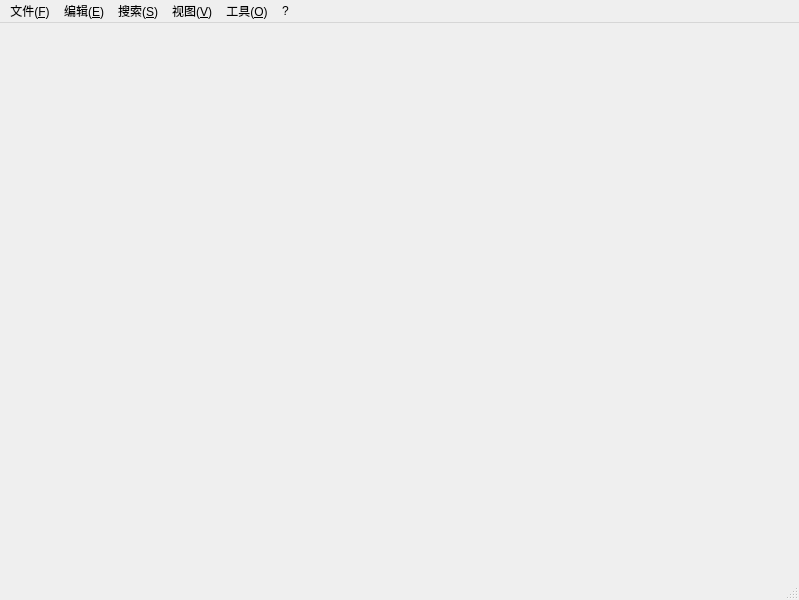
<?xml version="1.0" encoding="UTF-8"?>
<ui version="4.0">
 <class>MainWindow</class>
 <widget class="QMainWindow" name="MainWindow">
  <property name="geometry">
   <rect>
    <x>0</x>
    <y>0</y>
    <width>799</width>
    <height>600</height>
   </rect>
  </property>
  <property name="acceptDrops">
   <bool>true</bool>
  </property>
  <property name="windowTitle">
   <string>CipherManagerGUI</string>
  </property>
  <widget class="QWidget" name="central_widget">
   <layout class="QGridLayout" name="grid_layout"/>
  </widget>
  <widget class="QMenuBar" name="menubar">
   <property name="geometry">
    <rect>
     <x>0</x>
     <y>0</y>
     <width>799</width>
     <height>21</height>
    </rect>
   </property>
   <widget class="QMenu" name="menu_file">
    <property name="focusPolicy">
     <enum>Qt::NoFocus</enum>
    </property>
    <property name="toolTip">
     <string/>
    </property>
    <property name="statusTip">
     <string/>
    </property>
    <property name="title">
     <string>文件(&amp;F)</string>
    </property>
    <addaction name="action_new"/>
    <addaction name="action_open"/>
    <addaction name="action_save"/>
    <addaction name="action_save_new"/>
    <addaction name="action_ren"/>
    <addaction name="separator"/>
    <addaction name="action_import"/>
    <addaction name="action_export"/>
    <addaction name="action_attribute"/>
    <addaction name="separator"/>
    <addaction name="action_encrypt_file"/>
    <addaction name="action_decrypt_file"/>
    <addaction name="separator"/>
    <addaction name="action_exit"/>
   </widget>
   <widget class="QMenu" name="menu_edit">
    <property name="title">
     <string>编辑(&amp;E)</string>
    </property>
    <widget class="QMenu" name="menu">
     <property name="title">
      <string>行操作</string>
     </property>
     <addaction name="action_sort_asc"/>
     <addaction name="action_sort_desc"/>
    </widget>
    <addaction name="action_decrypt_all"/>
    <addaction name="action_reload"/>
    <addaction name="menu"/>
   </widget>
   <widget class="QMenu" name="menu_search">
    <property name="title">
     <string>搜索(&amp;S)</string>
    </property>
    <addaction name="action_search"/>
   </widget>
   <widget class="QMenu" name="menu_tools">
    <property name="title">
     <string>工具(&amp;O)</string>
    </property>
    <addaction name="action_otp"/>
    <addaction name="action_hash_tools"/>
    <addaction name="action_random_password"/>
    <addaction name="action_basic_type_conversion"/>
   </widget>
   <widget class="QMenu" name="menu_view">
    <property name="title">
     <string>视图(&amp;V)</string>
    </property>
    <addaction name="action_stay_on_top"/>
    <addaction name="action_notes_mode"/>
    <addaction name="separator"/>
    <addaction name="action_resize_column"/>
    <addaction name="separator"/>
    <addaction name="action_auto_lock"/>
   </widget>
   <widget class="QMenu" name="menu_help">
    <property name="title">
     <string>?</string>
    </property>
    <addaction name="action_about"/>
    <addaction name="action_github"/>
   </widget>
   <addaction name="menu_file"/>
   <addaction name="menu_edit"/>
   <addaction name="menu_search"/>
   <addaction name="menu_view"/>
   <addaction name="menu_tools"/>
   <addaction name="menu_help"/>
  </widget>
  <widget class="QStatusBar" name="statusbar"/>
  <action name="action_new">
   <property name="icon">
    <iconset theme="document-new">
     <normaloff>.</normaloff>.</iconset>
   </property>
   <property name="text">
    <string>新建(&amp;N)</string>
   </property>
   <property name="statusTip">
    <string>新建（N）</string>
   </property>
   <property name="shortcut">
    <string>Ctrl+N</string>
   </property>
  </action>
  <action name="action_open">
   <property name="icon">
    <iconset theme="document-open">
     <normaloff>.</normaloff>.</iconset>
   </property>
   <property name="text">
    <string>打开(&amp;O)</string>
   </property>
   <property name="statusTip">
    <string>打开（O）</string>
   </property>
   <property name="shortcut">
    <string>Ctrl+O</string>
   </property>
  </action>
  <action name="action_attribute">
   <property name="enabled">
    <bool>false</bool>
   </property>
   <property name="icon">
    <iconset theme="document-properties">
     <normaloff>.</normaloff>.</iconset>
   </property>
   <property name="text">
    <string>属性(&amp;A)</string>
   </property>
   <property name="statusTip">
    <string>属性（A）</string>
   </property>
  </action>
  <action name="action_exit">
   <property name="icon">
    <iconset theme="application-exit">
     <normaloff>.</normaloff>.</iconset>
   </property>
   <property name="text">
    <string>退出(&amp;X)</string>
   </property>
   <property name="statusTip">
    <string>退出（X）</string>
   </property>
  </action>
  <action name="action_export">
   <property name="enabled">
    <bool>false</bool>
   </property>
   <property name="icon">
    <iconset theme="x-office-spreadsheet">
     <normaloff>.</normaloff>.</iconset>
   </property>
   <property name="text">
    <string>导出(&amp;E)</string>
   </property>
   <property name="statusTip">
    <string>导出（E）</string>
   </property>
  </action>
  <action name="action_save">
   <property name="enabled">
    <bool>false</bool>
   </property>
   <property name="icon">
    <iconset theme="document-save">
     <normaloff>.</normaloff>.</iconset>
   </property>
   <property name="text">
    <string>保存(&amp;S)</string>
   </property>
   <property name="statusTip">
    <string>保存（Ctrl+S）</string>
   </property>
   <property name="shortcut">
    <string>Ctrl+S</string>
   </property>
  </action>
  <action name="action_sort_asc">
   <property name="enabled">
    <bool>false</bool>
   </property>
   <property name="icon">
    <iconset theme="view-sort-ascending">
     <normaloff>.</normaloff>.</iconset>
   </property>
   <property name="text">
    <string>升序排序</string>
   </property>
   <property name="toolTip">
    <string>尚未实现</string>
   </property>
   <property name="statusTip">
    <string>升序排序</string>
   </property>
  </action>
  <action name="action_sort_desc">
   <property name="enabled">
    <bool>false</bool>
   </property>
   <property name="icon">
    <iconset theme="view-sort-descending">
     <normaloff>.</normaloff>.</iconset>
   </property>
   <property name="text">
    <string>降序排序</string>
   </property>
   <property name="toolTip">
    <string>尚未实现</string>
   </property>
   <property name="statusTip">
    <string>降序排序</string>
   </property>
  </action>
  <action name="action_search">
   <property name="enabled">
    <bool>false</bool>
   </property>
   <property name="icon">
    <iconset theme="edit-find">
     <normaloff>.</normaloff>.</iconset>
   </property>
   <property name="text">
    <string>查找(&amp;F)</string>
   </property>
   <property name="toolTip">
    <string>尚未实现</string>
   </property>
   <property name="statusTip">
    <string>查找（F）</string>
   </property>
   <property name="shortcut">
    <string>Ctrl+F</string>
   </property>
  </action>
  <action name="action_hash_tools">
   <property name="enabled">
    <bool>false</bool>
   </property>
   <property name="text">
    <string>哈希工具</string>
   </property>
   <property name="toolTip">
    <string>尚未实现</string>
   </property>
   <property name="statusTip">
    <string/>
   </property>
  </action>
  <action name="action_import">
   <property name="enabled">
    <bool>false</bool>
   </property>
   <property name="text">
    <string>导入(&amp;I)</string>
   </property>
   <property name="statusTip">
    <string>导入（I）</string>
   </property>
  </action>
  <action name="action_random_password">
   <property name="text">
    <string>随机密码生成</string>
   </property>
   <property name="statusTip">
    <string>随机密码生成</string>
   </property>
  </action>
  <action name="action_stay_on_top">
   <property name="checkable">
    <bool>true</bool>
   </property>
   <property name="text">
    <string>总在最前</string>
   </property>
   <property name="statusTip">
    <string>总在最前</string>
   </property>
  </action>
  <action name="action_notes_mode">
   <property name="checkable">
    <bool>true</bool>
   </property>
   <property name="text">
    <string>便签模式</string>
   </property>
   <property name="statusTip">
    <string>总在最前，无边框</string>
   </property>
   <property name="shortcut">
    <string>F12</string>
   </property>
  </action>
  <action name="action_auto_lock">
   <property name="checkable">
    <bool>true</bool>
   </property>
   <property name="checked">
    <bool>true</bool>
   </property>
   <property name="text">
    <string>自动锁定</string>
   </property>
   <property name="statusTip">
    <string>自动锁定</string>
   </property>
  </action>
  <action name="action_about">
   <property name="icon">
    <iconset theme="help-about">
     <normaloff>.</normaloff>.</iconset>
   </property>
   <property name="text">
    <string>关于 CipherMangerGUI</string>
   </property>
   <property name="statusTip">
    <string>关于 CipherMangerGUI</string>
   </property>
   <property name="shortcut">
    <string>F1</string>
   </property>
  </action>
  <action name="action_basic_type_conversion">
   <property name="text">
    <string>基本类型转换</string>
   </property>
  </action>
  <action name="action_ren">
   <property name="enabled">
    <bool>false</bool>
   </property>
   <property name="icon">
    <iconset theme="folder-drag-accept">
     <normaloff>.</normaloff>.</iconset>
   </property>
   <property name="text">
    <string>重命名/移动</string>
   </property>
  </action>
  <action name="action_save_new">
   <property name="enabled">
    <bool>false</bool>
   </property>
   <property name="icon">
    <iconset theme="document-save-as">
     <normaloff>.</normaloff>.</iconset>
   </property>
   <property name="text">
    <string>另存为</string>
   </property>
  </action>
  <action name="action_otp">
   <property name="text">
    <string>OTP</string>
   </property>
  </action>
  <action name="action_encrypt_file">
   <property name="enabled">
    <bool>false</bool>
   </property>
   <property name="icon">
    <iconset theme="security-high">
     <normaloff>.</normaloff>.</iconset>
   </property>
   <property name="text">
    <string>加密文件</string>
   </property>
  </action>
  <action name="action_decrypt_file">
   <property name="icon">
    <iconset theme="security-low">
     <normaloff>.</normaloff>.</iconset>
   </property>
   <property name="text">
    <string>解密文件</string>
   </property>
  </action>
  <action name="action_reload">
   <property name="enabled">
    <bool>false</bool>
   </property>
   <property name="icon">
    <iconset theme="view-refresh">
     <normaloff>.</normaloff>.</iconset>
   </property>
   <property name="text">
    <string>重新加载</string>
   </property>
   <property name="toolTip">
    <string>重新加载文件中的内容</string>
   </property>
   <property name="menuRole">
    <enum>QAction::NoRole</enum>
   </property>
  </action>
  <action name="action_decrypt_all">
   <property name="enabled">
    <bool>false</bool>
   </property>
   <property name="text">
    <string>解密全部</string>
   </property>
   <property name="toolTip">
    <string>解密所有单元格</string>
   </property>
   <property name="menuRole">
    <enum>QAction::NoRole</enum>
   </property>
  </action>
  <action name="action_github">
   <property name="icon">
    <iconset theme="network-server">
     <normaloff>.</normaloff>.</iconset>
   </property>
   <property name="text">
    <string>GitHub</string>
   </property>
   <property name="toolTip">
    <string>前往GitHub仓库首页</string>
   </property>
  </action>
  <action name="action_resize_column">
   <property name="text">
    <string>一键调整列宽</string>
   </property>
   <property name="statusTip">
    <string>一键调整列宽至合适大小</string>
   </property>
   <property name="shortcut">
    <string>Ctrl+Shift+\</string>
   </property>
   <property name="menuRole">
    <enum>QAction::NoRole</enum>
   </property>
  </action>
 </widget>
 <resources/>
 <connections>
  <connection>
   <sender>action_exit</sender>
   <signal>triggered()</signal>
   <receiver>MainWindow</receiver>
   <slot>close()</slot>
   <hints>
    <hint type="sourcelabel">
     <x>-1</x>
     <y>-1</y>
    </hint>
    <hint type="destinationlabel">
     <x>399</x>
     <y>299</y>
    </hint>
   </hints>
  </connection>
 </connections>
</ui>
